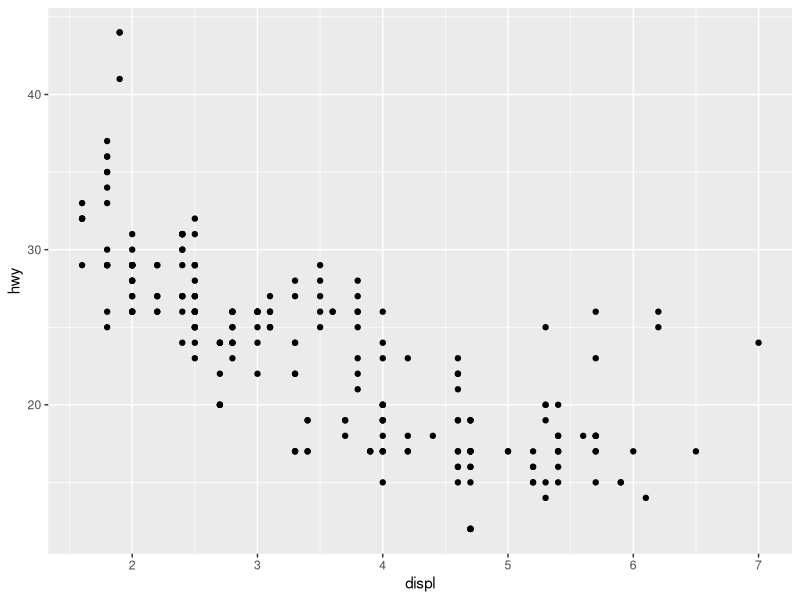
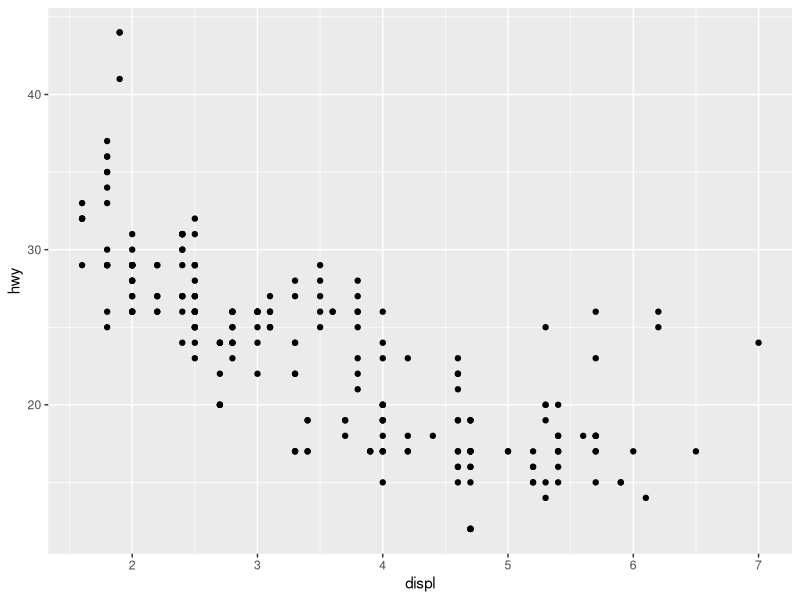
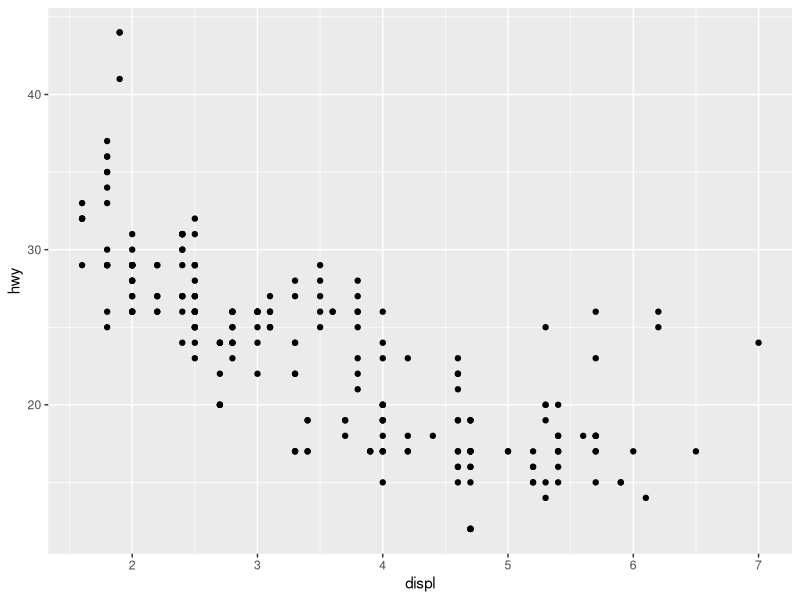
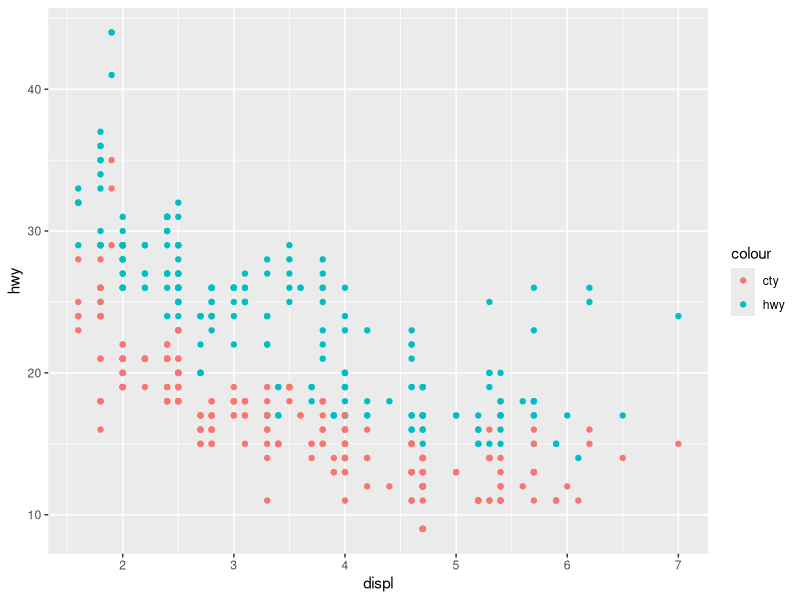
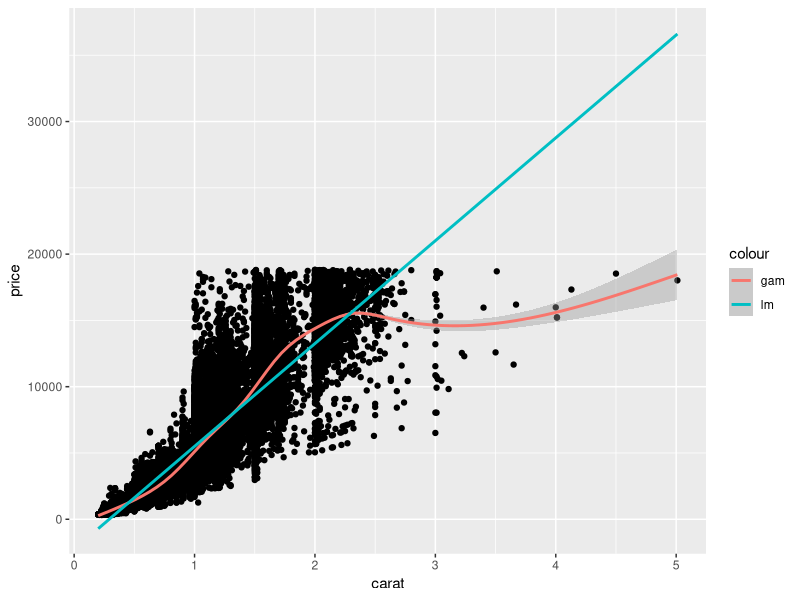
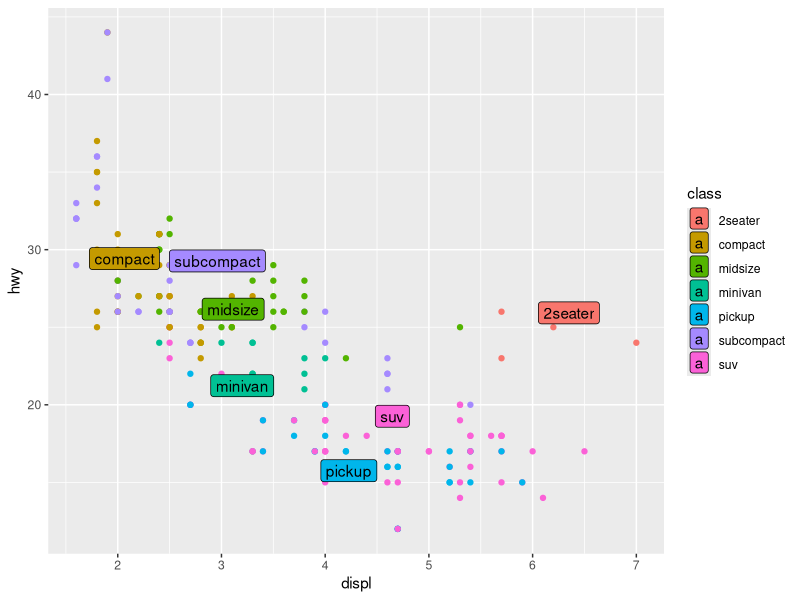
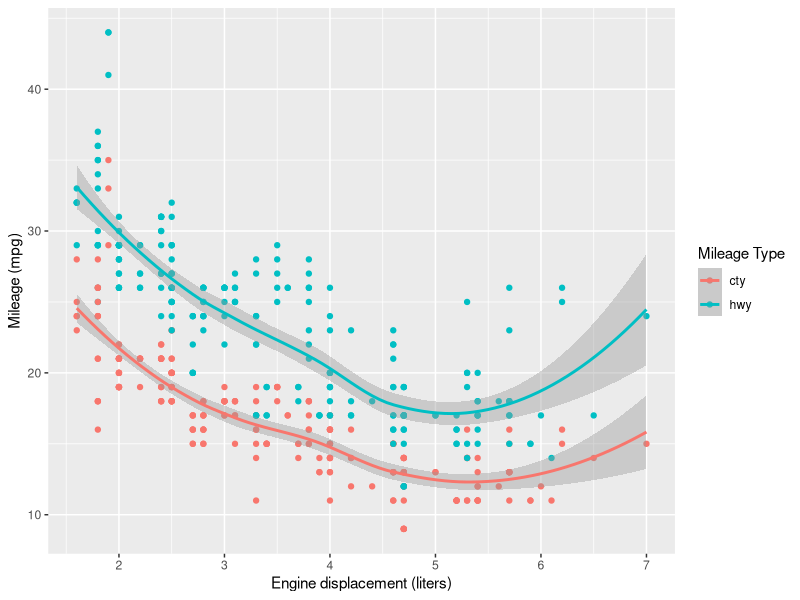
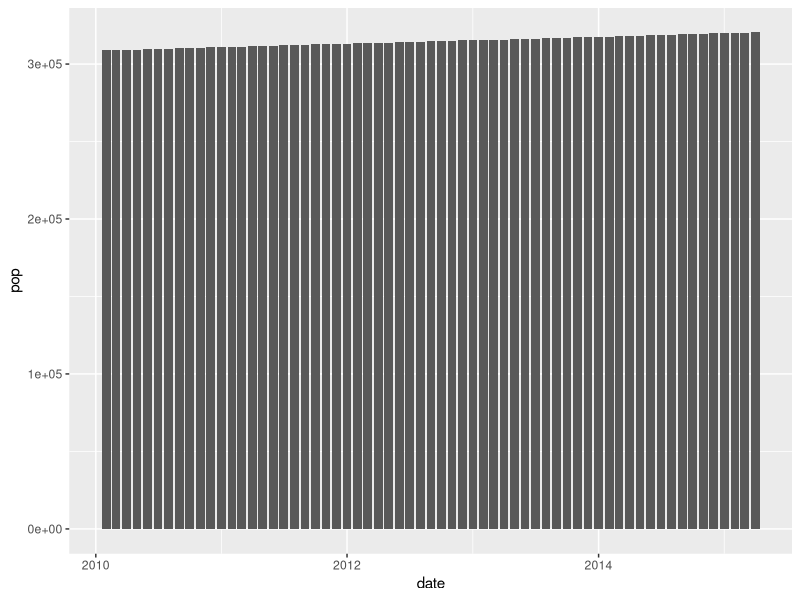

The R source for these figures, in order:
## ---- chunk 1
# knitr options
knitr::opts_chunk$set(echo = TRUE)
## ---- chunk 2
library(tidyverse)
library(ggrepel)

## ---- chunk 3
## NOTE: No need to modify! Just example code
ggplot(
  data = mpg,
  mapping = aes(x = displ, y = hwy)
) +
  geom_point()
## ---- chunk 4
## NOTE: No need to modify! Just example code
ggplot(
  mpg,
  aes(x = displ, y = hwy)
) +
  geom_point()
## ---- chunk 5
## NOTE: No need to modify! Just example code
ggplot(
  mpg,
  aes(displ, hwy)
) +
  geom_point()
## ---- chunk 6
## NOTE: No need to modify! Just example code
ggplot(mpg, aes(x = displ)) +
  geom_point(aes(y = hwy, color = "hwy")) +
  geom_point(aes(y = cty, color = "cty"))
## ---- chunk 7
## TODO: Add a "gam" and "lm" smooth to the following plot
diamonds %>%
  ggplot(aes(carat, price)) +
  geom_point() +
  geom_smooth(aes(color = "gam"), method = "gam") +
  geom_smooth(aes(color = "lm"), method = "lm")

## ---- chunk 8
## TODO: Use df_annotate below to add text labels to the scatterplot
df_annotate <-
  mpg %>%
  group_by(class) %>%
  summarize(
    displ = mean(displ),
    hwy = mean(hwy)
  )

mpg %>%
  ggplot(aes(displ, hwy)) +
  geom_point(aes(color = class)) +
  geom_label_repel(
    data = df_annotate,
    aes(label = class, fill = class)
  )
## ---- chunk 9
## NOTE: No need to modify! Just analyze the scatterplot
mpg %>%
  pivot_longer(names_to = "source", values_to = "mpg", c(hwy, cty)) %>%
  ggplot(aes(displ, mpg, color = source)) +
  geom_point() +
  geom_smooth() +
  scale_color_discrete(name = "Mileage Type") +
  labs(
    x = "Engine displacement (liters)",
    y = "Mileage (mpg)"
  )
## ---- chunk 10
economics %>%
  filter(date > lubridate::ymd("2010-01-01")) %>%
  ggplot(aes(date, pop)) +
  geom_col()
## ---- chunk 11
economics %>%
  filter(date > lubridate::ymd("2010-01-01")) %>%
  ggplot(aes(date, pop)) +
  geom_point()
## ---- chunk 12
economics %>%
  mutate(pop_delta = pop - lag(pop)) %>%
  filter(date > lubridate::ymd("2005-01-01")) %>%
  ggplot(aes(date, pop_delta)) +
  geom_col()
## ---- chunk 13
economics %>%
  mutate(pop_delta = pop - lag(pop)) %>%
  filter(date > lubridate::ymd("2005-01-01")) %>%
  ggplot(aes(date, pop_delta)) +
  geom_point()
